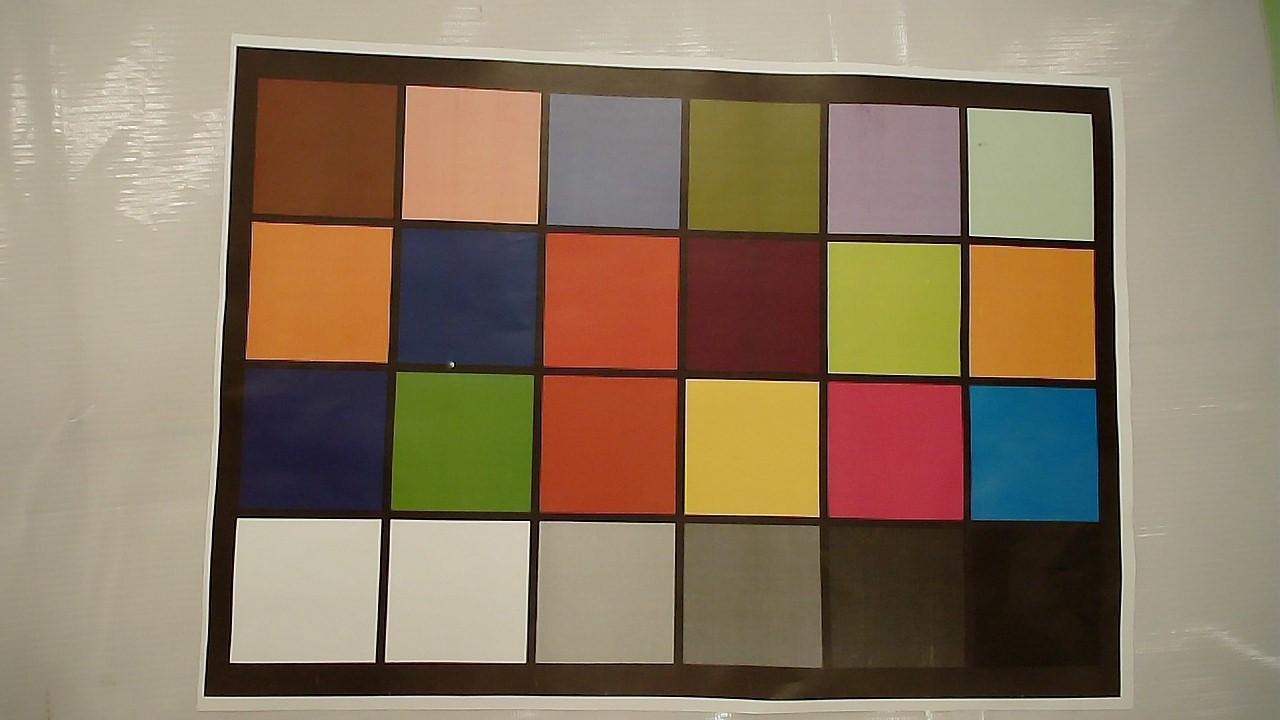
#> input picture 2021/color228.jpg, 1280 x 720 px
$ python -i autoWhite.py   (imports and definitions only)
#> lines starting #> are read from the running program, lines starting #| are printed output that depends on the picture
#> further down, picture is the input picture: shape (720, 1280, 3); mean B, G, R 98, 120.8, 138.9
import cv2
import numpy as np
import random


def white_balance_1(img):
    """
    第一种简单的求均值白平衡法
    :param img: cv2.imread读取的图片数据
    :return: 返回的白平衡结果图片数据
    """
    # 读取图像
    r, g, b = cv2.split(img)
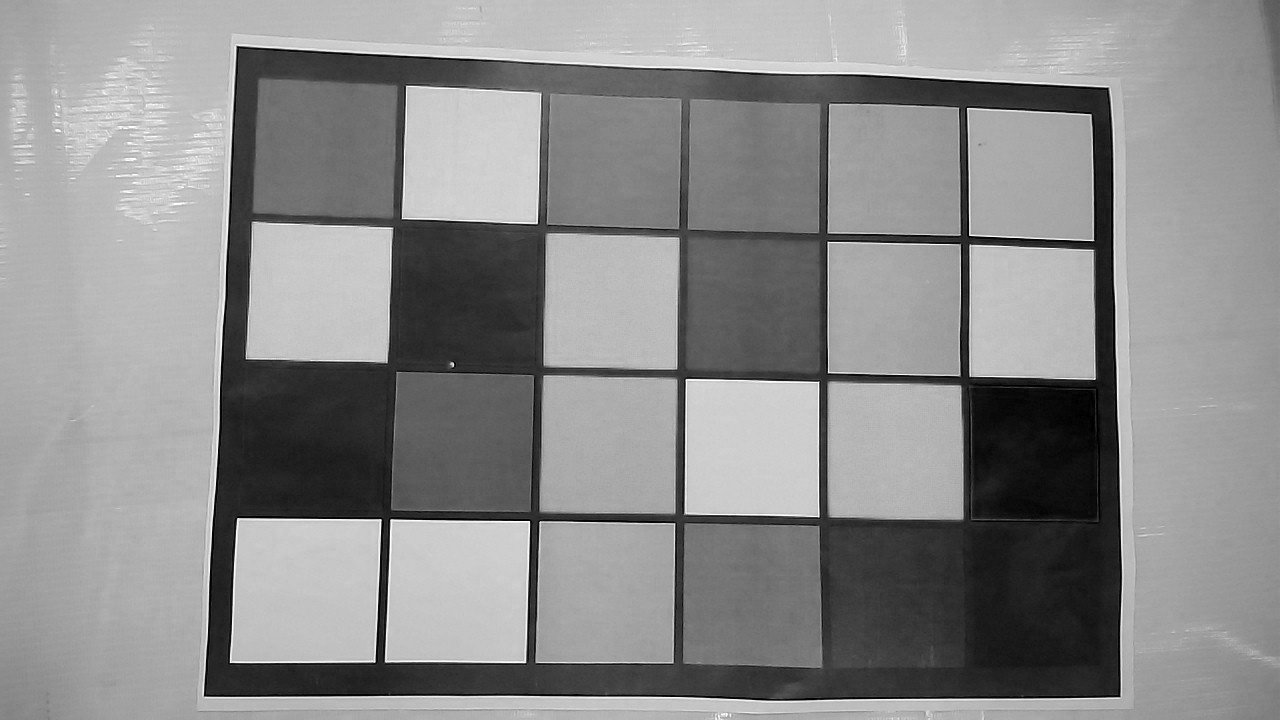
#> b: shape (720, 1280); min 0, max 255, mean 138.9
    r_avg = cv2.mean(r)[0]
#> r_avg = 97.99
    g_avg = cv2.mean(g)[0]
#> g_avg = 120.8
    b_avg = cv2.mean(b)[0]
#> b_avg = 138.9
    # 求各个通道所占增益
    k = (r_avg + g_avg + b_avg) / 3
#> k = 119.2
    kr = k / r_avg
#> kr = 1.22
    kg = k / g_avg
#> kg = 0.987
    kb = k / b_avg
#> kb = 0.858
    r = cv2.addWeighted(src1=r, alpha=kr, src2=0, beta=0, gamma=0)
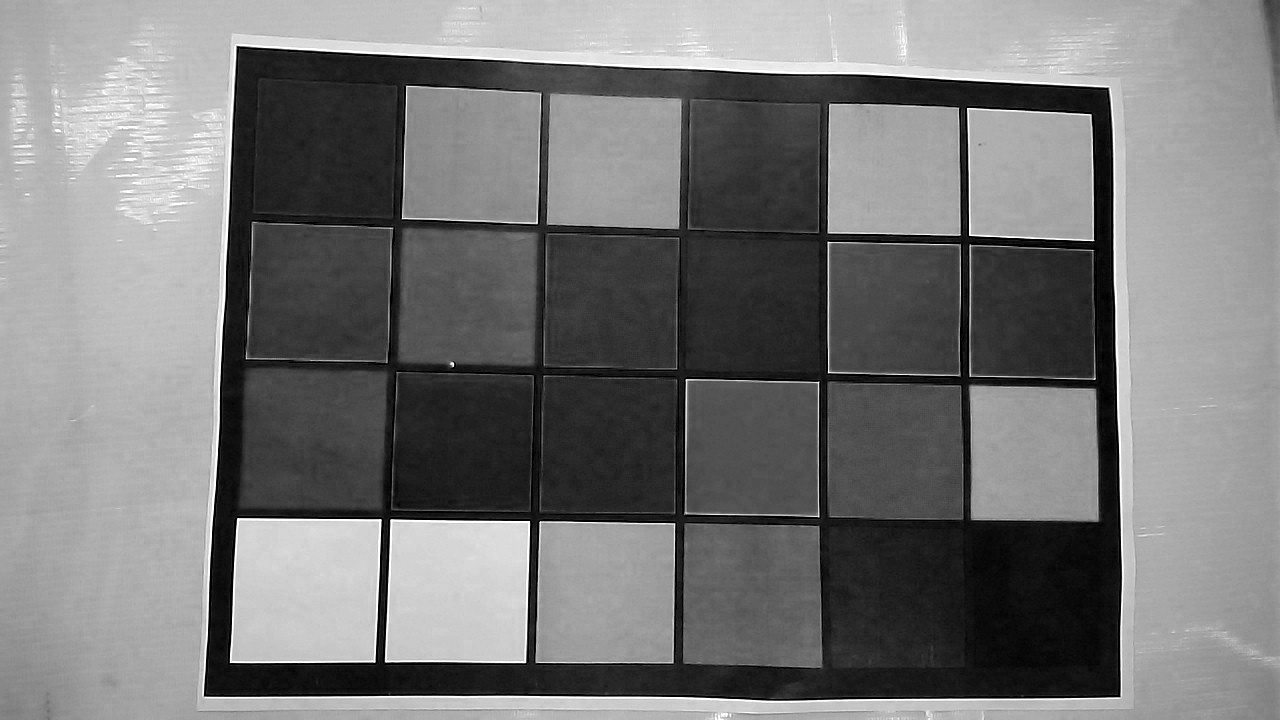
#> r: shape (720, 1280); min 0, max 255, mean 119.1
    g = cv2.addWeighted(src1=g, alpha=kg, src2=0, beta=0, gamma=0)
    b = cv2.addWeighted(src1=b, alpha=kb, src2=0, beta=0, gamma=0)
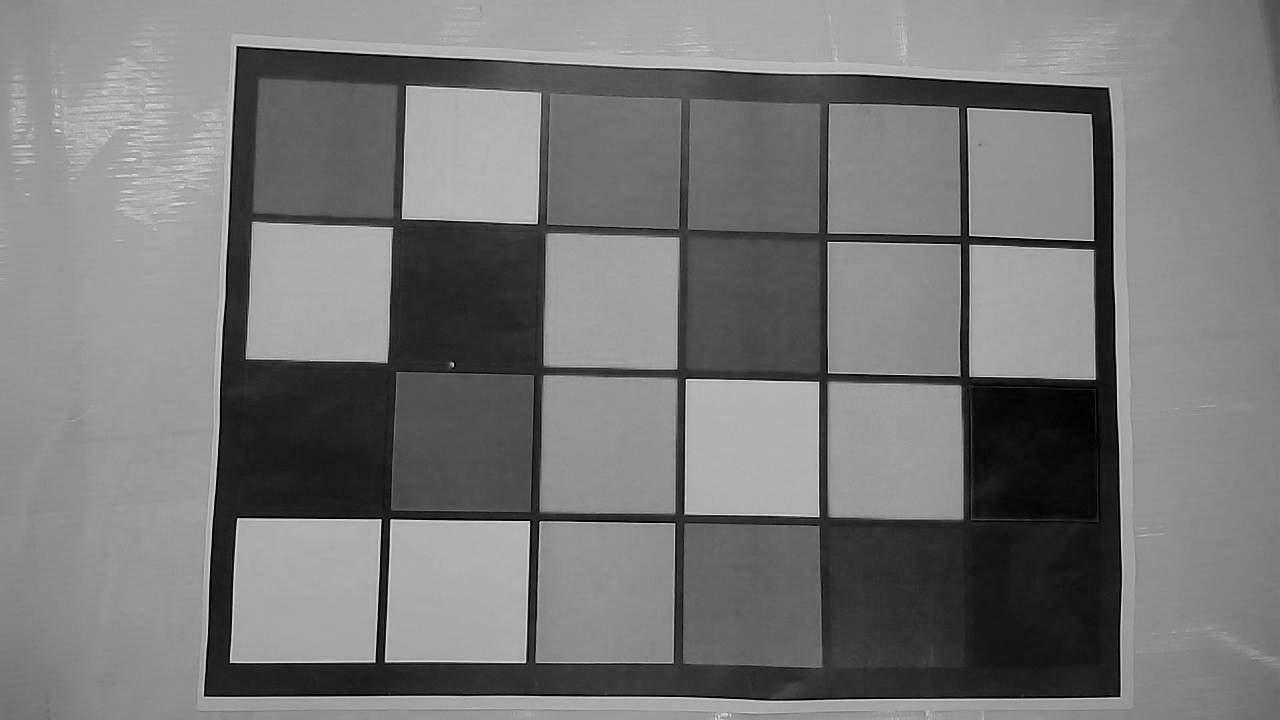
#> b: shape (720, 1280); min 0, max 219, mean 119.2
    balance_img = cv2.merge([b, g, r])
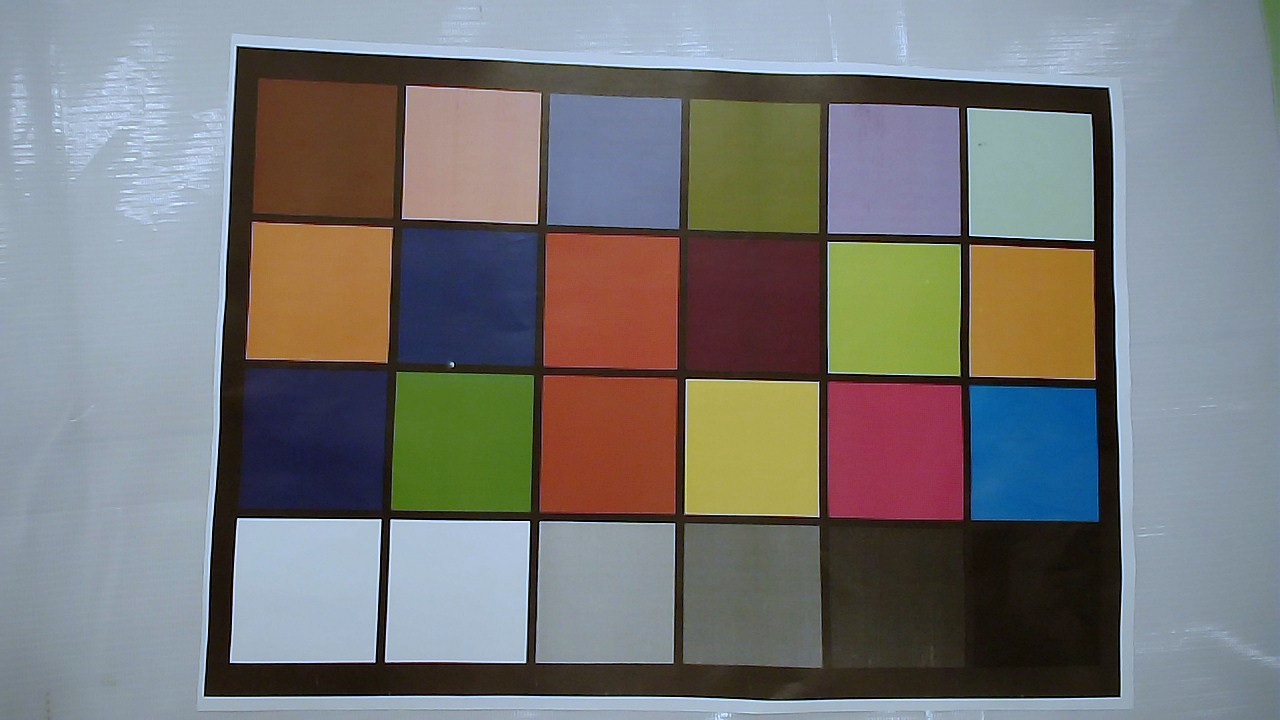
#> balance_img: shape (720, 1280, 3); mean R, G, B 119.2, 119.3, 119.1
    return balance_img


# [330 lines left out: functions white_balance_2, white_balance_3, white_balance_4, white_balance_5, white_balance_LUT, not called in this run]

# """
# img : 原图
# img1:均值白平衡法
# img2: 完美反射
# img3: 灰度世界假设
# img4: 基于图像分析的偏色检测及颜色校正方法
# img5: 动态阈值算法
# """
# img = cv2.imread("./2021/cut.jpg")
# # img = cv2.imread('./dataset/2/1_'+str(i)+'.JPG')
# img1 = white_balance_1(img)
# img2 = white_balance_2(img)
# img3 = white_balance_3(img)
# img4 = white_balance_4(img)
# img5 = white_balance_5(img)
# print("----------------------")

# img_stack = np.vstack([img, img1, img2, img3, img4, img5])
# # cv2.imwrite("./dataset/"+str(i)+'.JPG',img_stack)
# # cv2.imshow("image", img_stack)
# cv2.imshow("image1", img1)
# cv2.imshow("image2", img2)
# cv2.imshow("image3", img3)
# cv2.imshow("image4", img4)
# cv2.imshow("image5", img5)
# cv2.waitKey(0)

>>> import cv2
>>> picture = cv2.imread('color228.jpg')
>>> result = white_balance_1(picture)

$ run again, on 2021/color426.jpg
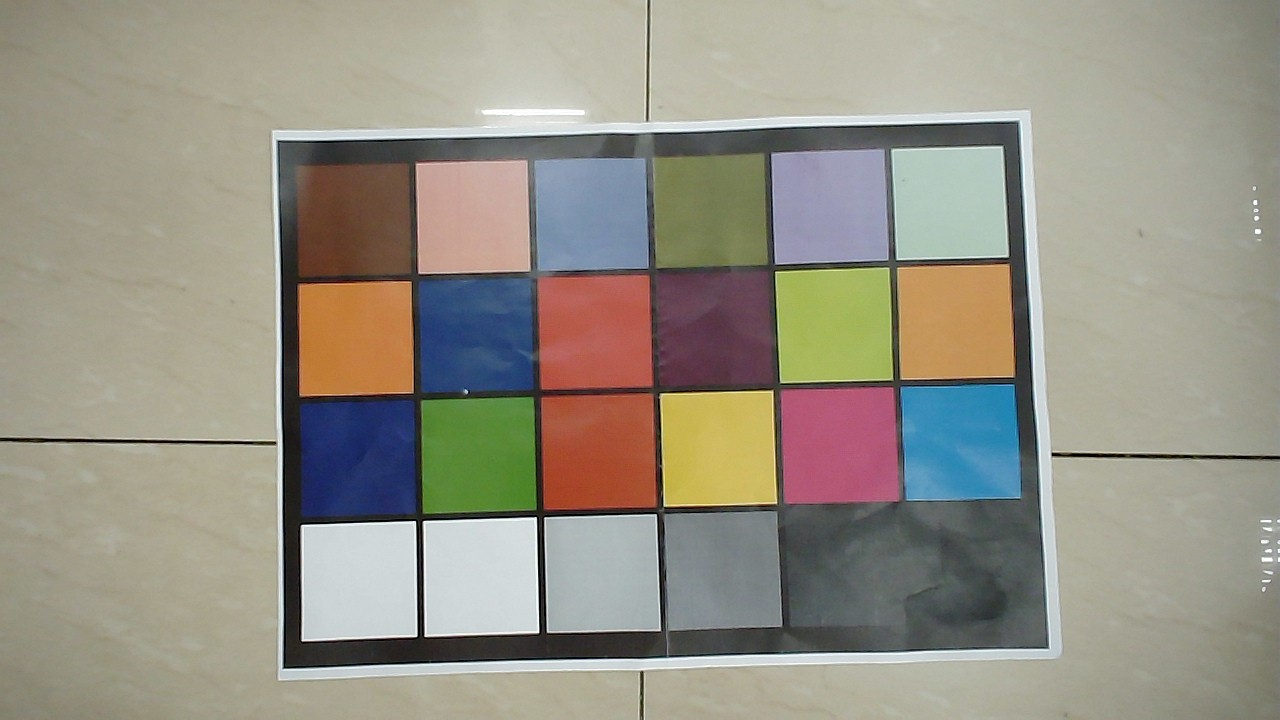
#> input picture 2021/color426.jpg, 1280 x 720 px
#> picture is the input picture: shape (720, 1280, 3); mean B, G, R 132.8, 145.8, 149.9
#> in white_balance_1, `r, g, b = cv2.split(img)`:
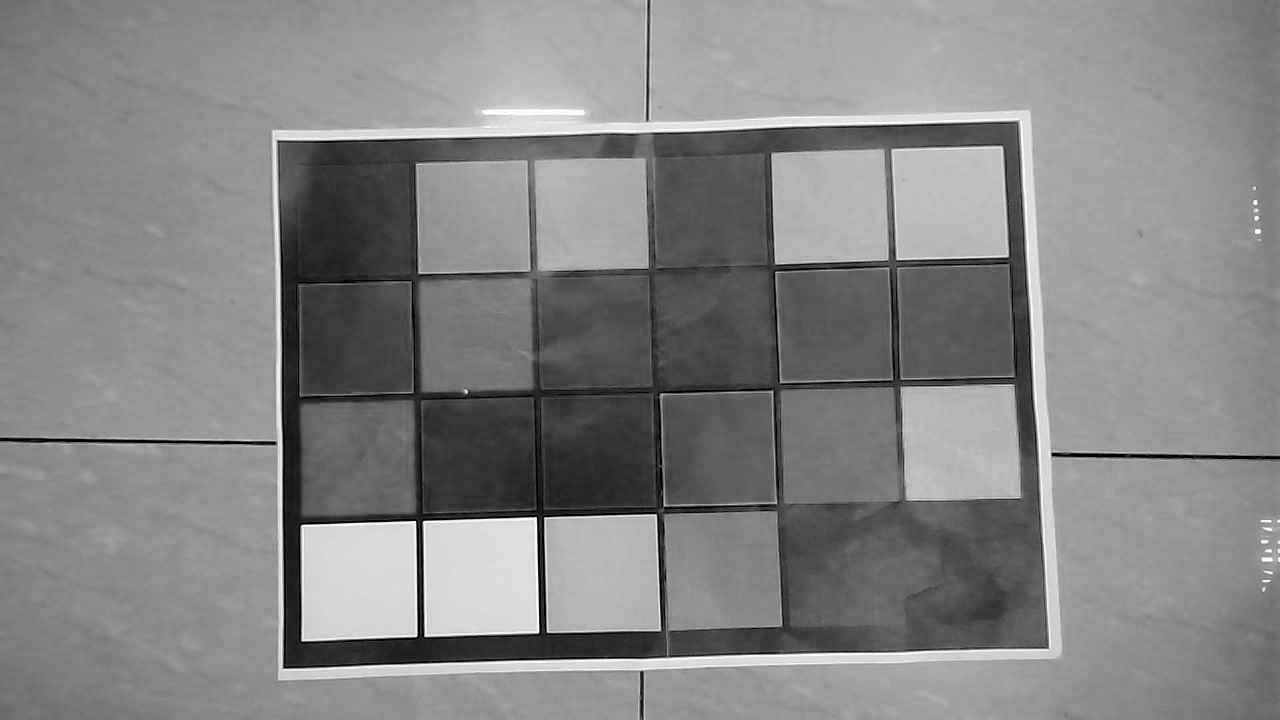
#> r: shape (720, 1280); min 0, max 255, mean 132.8
#> in white_balance_1, `r, g, b = cv2.split(img)`:
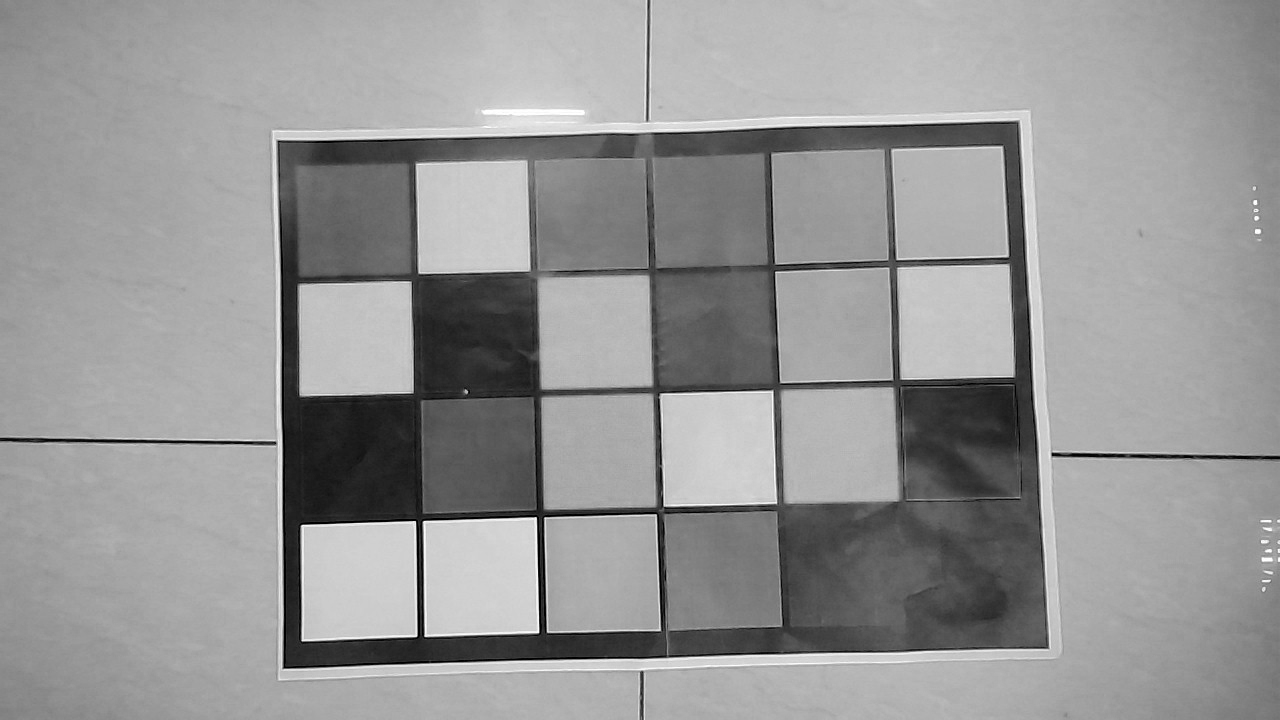
#> b: shape (720, 1280); min 0, max 255, mean 149.9
#> r_avg = 132.8
#> g_avg = 145.8
#> b_avg = 149.9
#> k = 142.8
#> kr = 1.08
#> kg = 0.98
#> kb = 0.953

$ run again, on 2021/cut.jpg
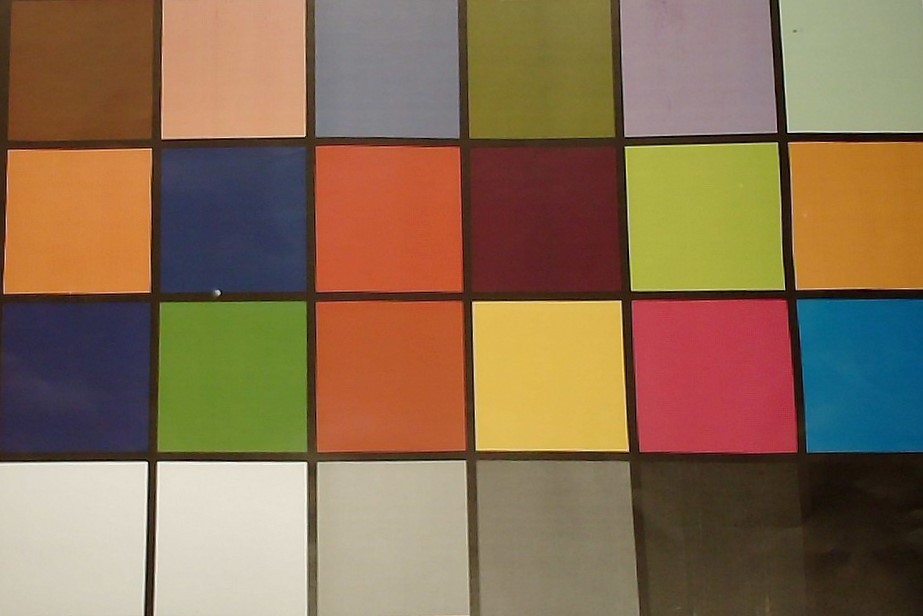
#> input picture 2021/cut.jpg, 923 x 616 px
#> picture is the input picture: shape (616, 923, 3); mean B, G, R 83, 110.6, 137.2
#> in white_balance_1, `r, g, b = cv2.split(img)`:
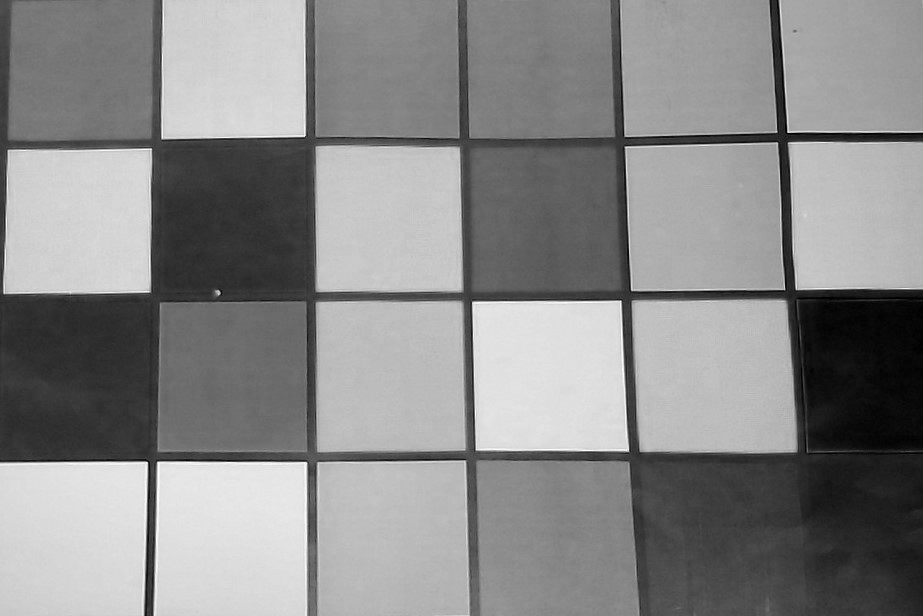
#> b: shape (616, 923); min 0, max 255, mean 137.2
#> r_avg = 82.99
#> g_avg = 110.6
#> b_avg = 137.2
#> k = 110.3
#> kr = 1.33
#> kg = 0.997
#> kb = 0.804
#> in white_balance_1, `balance_img = cv2.merge([b, g, r])`:
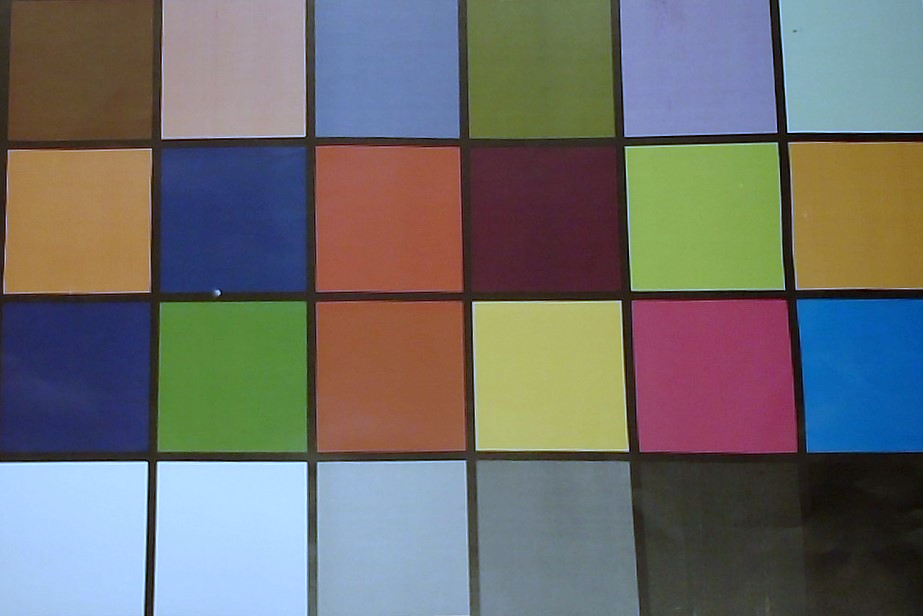
#> balance_img: shape (616, 923, 3); mean R, G, B 110.3, 110.4, 109.4
